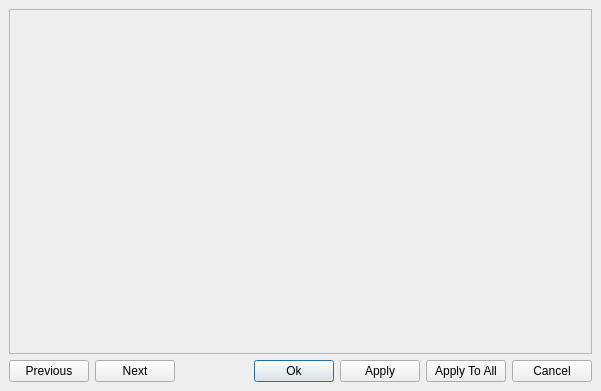
<?xml version="1.0" encoding="UTF-8"?>
<ui version="4.0">
 <class>PropertiesDialog</class>
 <widget class="QDialog" name="PropertiesDialog">
  <property name="geometry">
   <rect>
    <x>0</x>
    <y>0</y>
    <width>601</width>
    <height>391</height>
   </rect>
  </property>
  <property name="windowTitle">
   <string>Object Properties</string>
  </property>
  <layout class="QVBoxLayout">
   <property name="spacing">
    <number>6</number>
   </property>
   <property name="margin">
    <number>9</number>
   </property>
   <item>
    <widget class="QFrame" name="content_frame">
     <property name="sizePolicy">
      <sizepolicy hsizetype="Preferred" vsizetype="Preferred">
       <horstretch>1</horstretch>
       <verstretch>0</verstretch>
      </sizepolicy>
     </property>
     <property name="frameShape">
      <enum>QFrame::StyledPanel</enum>
     </property>
     <property name="frameShadow">
      <enum>QFrame::Raised</enum>
     </property>
    </widget>
   </item>
   <item>
    <widget class="QFrame" name="frame">
     <property name="sizePolicy">
      <sizepolicy hsizetype="Preferred" vsizetype="Fixed">
       <horstretch>0</horstretch>
       <verstretch>0</verstretch>
      </sizepolicy>
     </property>
     <property name="frameShape">
      <enum>QFrame::NoFrame</enum>
     </property>
     <property name="frameShadow">
      <enum>QFrame::Raised</enum>
     </property>
     <layout class="QHBoxLayout">
      <property name="spacing">
       <number>6</number>
      </property>
      <property name="margin">
       <number>0</number>
      </property>
      <item>
       <widget class="QPushButton" name="prev_button">
        <property name="sizePolicy">
         <sizepolicy hsizetype="Minimum" vsizetype="Ignored">
          <horstretch>0</horstretch>
          <verstretch>0</verstretch>
         </sizepolicy>
        </property>
        <property name="text">
         <string>Previous</string>
        </property>
        <property name="icon">
         <iconset resource="layResources.qrc">
          <normaloff>:/left.png</normaloff>:/left.png</iconset>
        </property>
        <property name="default">
         <bool>false</bool>
        </property>
       </widget>
      </item>
      <item>
       <widget class="QPushButton" name="next_button">
        <property name="sizePolicy">
         <sizepolicy hsizetype="Minimum" vsizetype="Ignored">
          <horstretch>0</horstretch>
          <verstretch>0</verstretch>
         </sizepolicy>
        </property>
        <property name="text">
         <string>Next</string>
        </property>
        <property name="icon">
         <iconset resource="layResources.qrc">
          <normaloff>:/right.png</normaloff>:/right.png</iconset>
        </property>
        <property name="default">
         <bool>false</bool>
        </property>
       </widget>
      </item>
      <item>
       <spacer>
        <property name="orientation">
         <enum>Qt::Horizontal</enum>
        </property>
        <property name="sizeHint" stdset="0">
         <size>
          <width>40</width>
          <height>20</height>
         </size>
        </property>
       </spacer>
      </item>
      <item>
       <widget class="QPushButton" name="ok_button">
        <property name="text">
         <string>Ok</string>
        </property>
        <property name="default">
         <bool>true</bool>
        </property>
       </widget>
      </item>
      <item>
       <widget class="QPushButton" name="apply_button">
        <property name="text">
         <string>Apply</string>
        </property>
       </widget>
      </item>
      <item>
       <widget class="QPushButton" name="apply_to_all_button">
        <property name="text">
         <string>Apply To All</string>
        </property>
       </widget>
      </item>
      <item>
       <widget class="QPushButton" name="cancel_button">
        <property name="text">
         <string>Cancel</string>
        </property>
       </widget>
      </item>
     </layout>
    </widget>
   </item>
  </layout>
 </widget>
 <layoutdefault spacing="6" margin="11"/>
 <resources>
  <include location="layResources.qrc"/>
 </resources>
 <connections/>
</ui>
